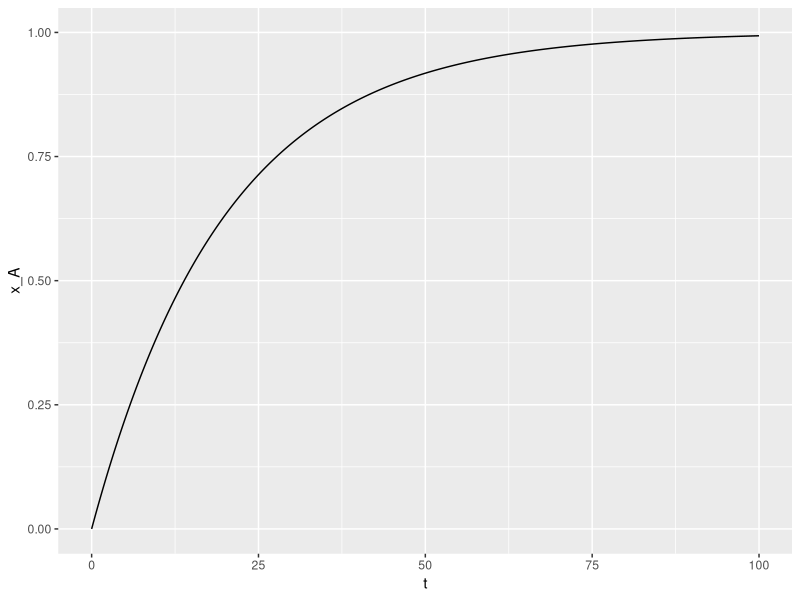
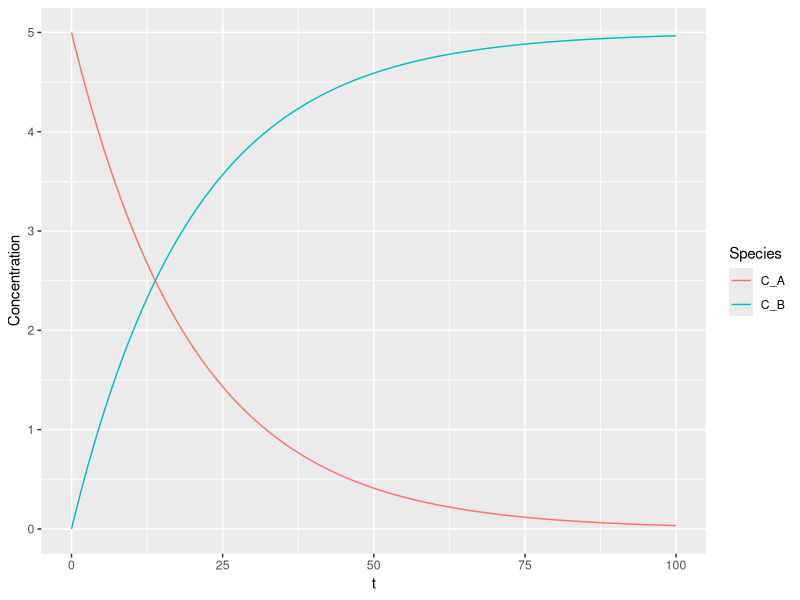
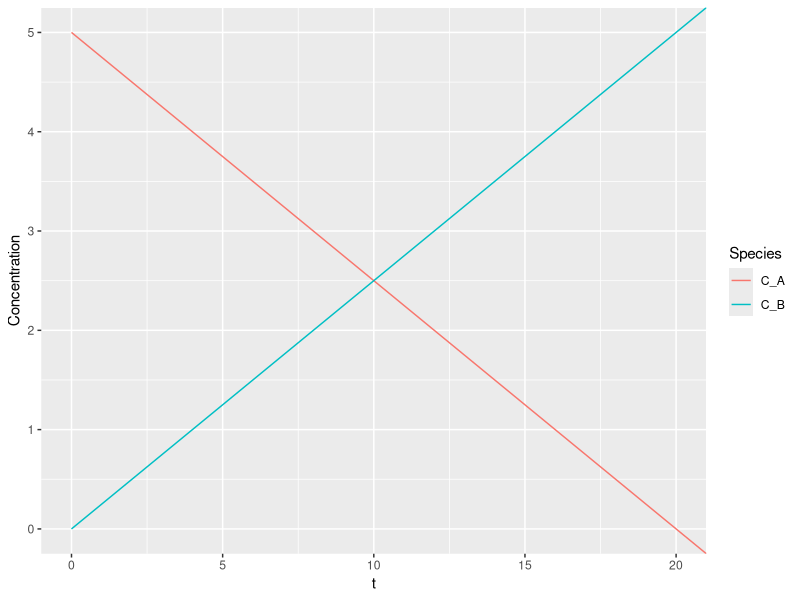
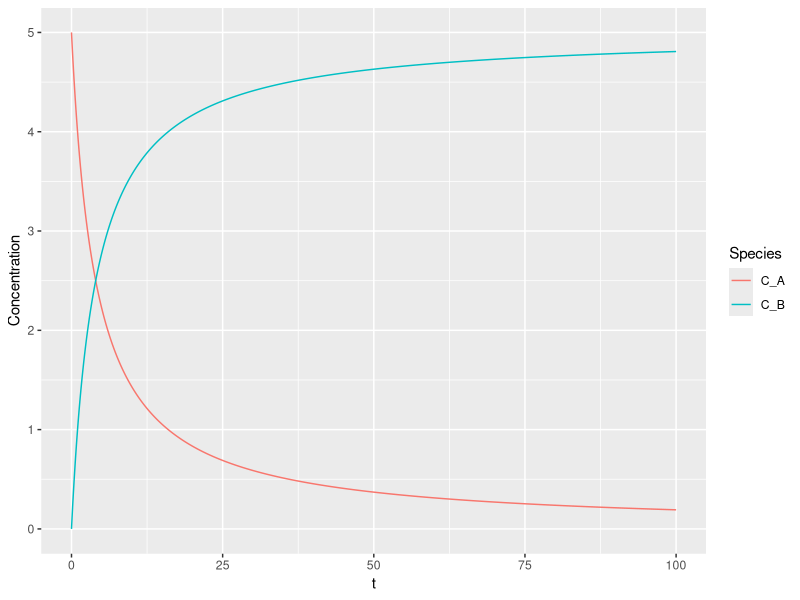
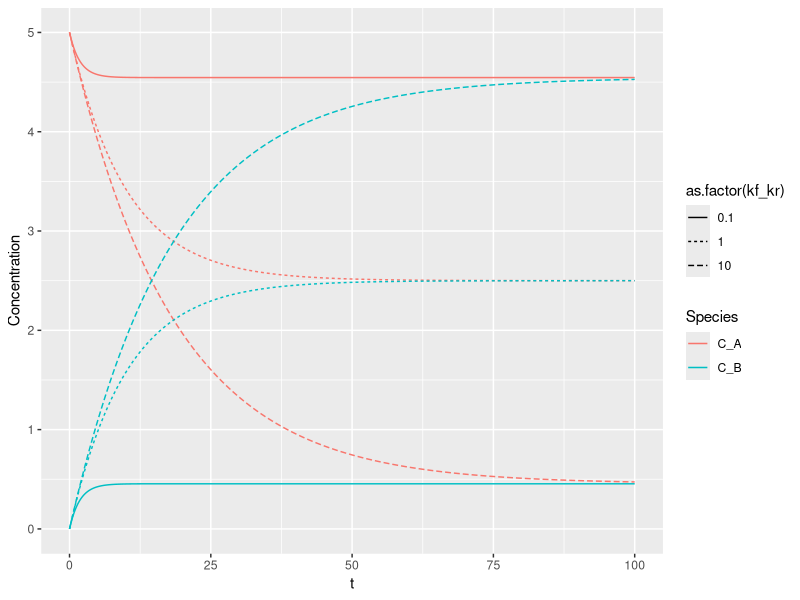
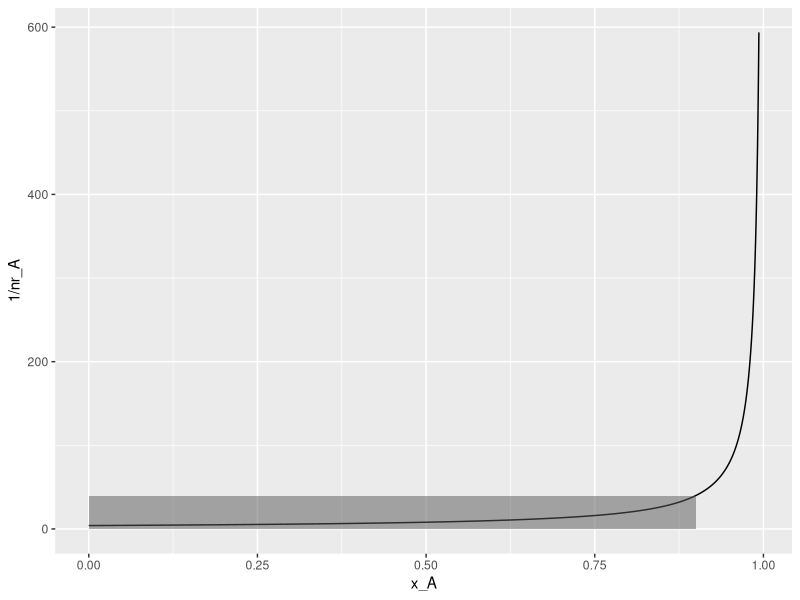
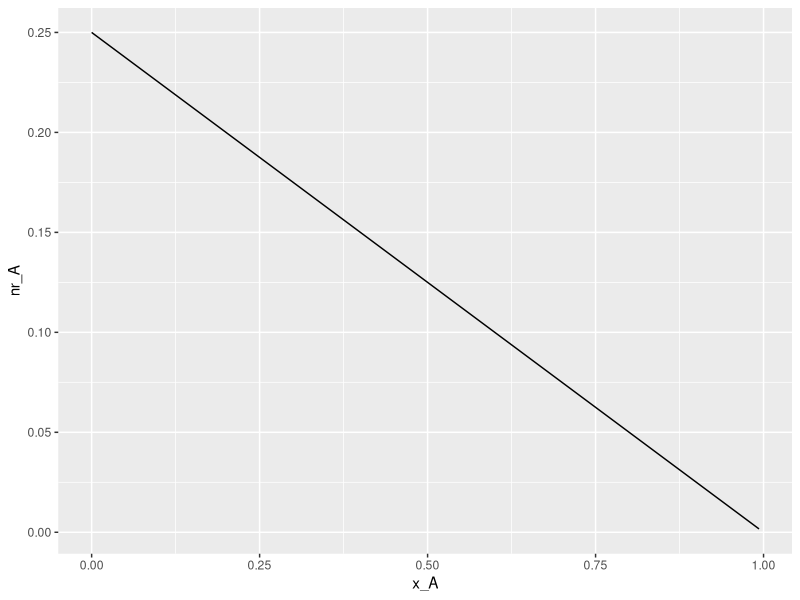
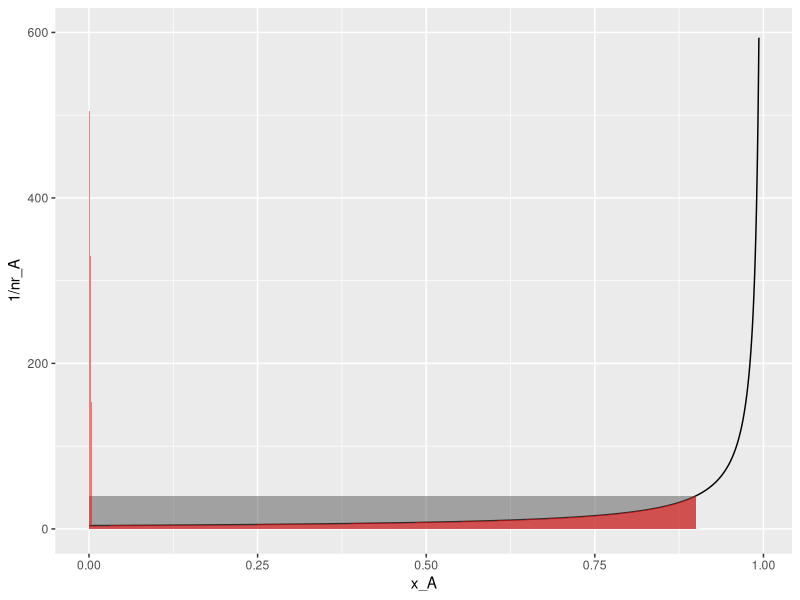

These charts were generated, in order, by the following R code:
## ---- chunk 1
t <- -(log(1-0.7) - log(1))/0.05
## ---- chunk 2
k_1 <- 0.05
t <- seq(0, 100, 0.1)
x_A <- 1-exp(-k_1*t)
require(tidyverse)
require(magrittr)
data <- tibble(t, x_A)
ggplot(data = data, aes(x = t, y = x_A)) + geom_line() + coord_cartesian(ylim = c(0,1))
## ---- chunk 3
C_A0 <- 5 #M
C_A <- C_A0*(1-data$x_A)
C_B <- C_A0*data$x_A
data <- cbind(data, C_A, C_B)
# we could also use a "pipe" to send data as the first argument
# data %<>% cbind(C_A, C_B)
# We need to tidy this data up a bit
# Gather the Concentration values into a single column 
# and create a new key column Species
data %<>% gather(C_A, C_B, key = "Species", value = "Concentration")
ggplot(data = data, aes(x = t, y = Concentration, color = Species)) + geom_line()
## ---- chunk 4
x_A <- k_1*t
require(tidyverse)
require(magrittr)
data <- tibble(t, x_A)
C_A <- C_A0*(1-data$x_A)
C_B <- C_A0*data$x_A
data <- cbind(data, C_A, C_B)
data %<>% gather(C_A, C_B, key = "Species", value = "Concentration")
ggplot(data = data, aes(x = t, y = Concentration, color = Species)) + geom_line() + coord_cartesian(ylim = c(0,5), xlim = c(0,20))
## ---- chunk 5
x_A <- 1 - 1/(k_1*C_A0*t + 1)
require(tidyverse)
require(magrittr)
data <- tibble(t, x_A)
C_A <- C_A0*(1-data$x_A)
C_B <- C_A0*data$x_A
data <- cbind(data, C_A, C_B)
data %<>% gather(C_A, C_B, key = "Species", value = "Concentration")
ggplot(data = data, aes(x = t, y = Concentration, color = Species)) + geom_line() 
## ---- chunk 6
C_A0 <- 5 #M
k_f <- 0.05 #min
kf_kr <- c(10, 1, .1)
k_r <- k_f/kf_kr
require(tidyverse)
require(magrittr)
# now we are going to need to apply our C_A calculation 
# over each of the k_r values
# to do this we will make C_A a function 
C_A <- function(k_f, C_A0, k_r, t) {(k_f * C_A0 * exp(-(k_f + k_r) * t) + C_A0 * k_r)/(k_f + k_r)}
# and make a table of all combinations of times and k_r's
data <- crossing(k_r, t)
data %<>% add_column(k_f, C_A0, .before = TRUE)
# now apply this function over all values of k_r and t
data %<>% mutate(C_A = unlist(pmap(., C_A)))
data$C_B <- C_A0 - data$C_A
data %<>% gather(C_A, C_B, key = "Species", value = "Concentration")
data$kf_kr <- data$k_f/data$k_r
ggplot(data = data, aes(x = t, y = Concentration, color = Species, linetype = as.factor(kf_kr))) + geom_line() 
## ---- chunk 7
k_1 <- 0.05
C_A0 <- 5 #M
t <- seq(0, 100, 0.1)
x_A <- 1-exp(-k_1*t)
require(tidyverse)
require(magrittr)
data <- tibble(t, x_A)
data$nr_A <- k_1 * (C_A0) * (1-data$x_A)
ggplot(data = data, aes(x = x_A, y = 1/nr_A)) + geom_line() + 
  annotate(geom = "rect", xmin = 0, xmax = .9, ymin = 0, 
           ymax = 1/data$nr_A[min(which(round(data$x_A, 3) == 0.900))], 
           alpha = 0.5)
## ---- chunk 8
ggplot(data = data, aes(x = x_A, y = nr_A)) + geom_line() 
## ---- chunk 9
ggplot(data = data, aes(x = x_A, y = 1/nr_A)) + geom_line() + 
  annotate(geom = "rect", xmin = 0, xmax = .9, ymin = 0, 
           ymax = 1/data$nr_A[min(which(round(data$x_A, 3) == 0.900))], 
           alpha = 0.5) + 
  geom_area(mapping = aes(x = ifelse(x_A>=0 & x_A<= .90 , x_A, 0)), 
            fill = "red", alpha = 0.5) + ylim(c(0,600))

